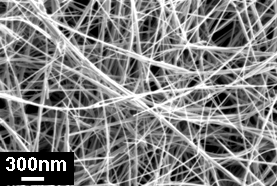
#> input picture sem.jpg, 277 x 186 px
$ python ratiocalc.py
#> lines starting #> are read from the running program, lines starting #| are printed output that depends on the picture; after the words box and inside, x2 and y2 are one past the last pixel; in counts of white or black regions, pixels touching at a corner belong together
#-*- coding:utf-8 -*-
import cv2
import numpy as np
from matplotlib import pyplot as plt
from PIL import Image

# 閾値
threshold_value = 127

# 入力画像の読み込み
img = cv2.imread("sem.jpg")
#> img is the input picture: shape (186, 277, 3); min 0, max 255, mean 127

# グレースケール変換
gray = cv2.cvtColor(img, cv2.COLOR_RGB2GRAY)

# 出力画像用の配列生成
threshold_img = gray.copy()

# NumPyで実装
threshold_img[gray < threshold_value] = 0
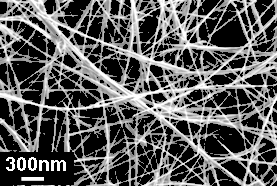
#> threshold_img: shape (186, 277); min 0, max 255, mean 93.2
threshold_img[gray >= threshold_value] = 255
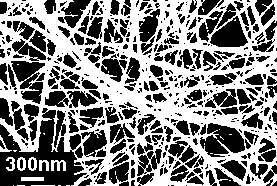
#> threshold_img: shape (186, 277); 50.9% white; 454 black regions (274 under 20 px), largest, box (x1, y1, x2, y2) and area: (0, 108, 87, 186) 3081, (200, 123, 245, 157) 965, (11, 61, 45, 104) 808

# 結果を出力
cv2.imwrite("example.png", threshold_img)

#ヒストグラム作成
#先ほど作成した白黒ファイルを読み込む
img = cv2.imread('example.png')
color = ('b')
for i,col in enumerate(color):
    histr = cv2.calcHist([img],[i],None,[256],[0,256])
    plt.plot(histr,color = col)
    plt.xlim([0,256])

#白と黒の値をそれぞれ表示
yb = sum(histr[0])
#> yb = 25286
print("黒：" + str(yb))
#| 黒：25286.0

yw = sum(histr[255])
#> yw = 26236
print("白：" + str(yw))
#| 白：26236.0

#割合を算出
per_yb = yb * 100 / (yb + yw)
#> per_yb = 49.08
per_yw = yw * 100 / (yb + yw)
#> per_yw = 50.92

print('白は{:.4f}%です。'.format(per_yw))
#| 白は50.9219%です。
print("黒は{:.4f}%%です。".format(per_yb))
#| 黒は49.0781%%です。

#画像表示
im = Image.open("example.png")

im.show()
plt.show()
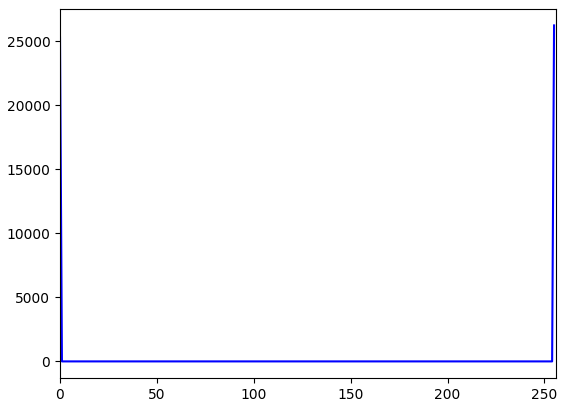
#> figure drawn by matplotlib, 1 panel; curve peaks at x = 255, y = 26236
